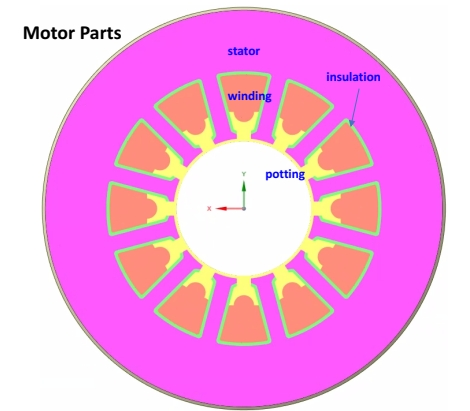
#> input picture motor_screenshot.jpg, 470 x 411 px
$ python test5.py
#> lines starting #> are read from the running program, lines starting #| are printed output that depends on the picture; after the words box and inside, x2 and y2 are one past the last pixel; in counts of white or black regions, pixels touching at a corner belong together
import cv2
import numpy as np
import csv
import matplotlib.pyplot as plt

# Load the image
image_path = 'motor_screenshot.jpg'
image = cv2.imread(image_path)
#> image is the input picture: shape (411, 470, 3); mean B, G, R 228.6, 172.8, 246

# Get image dimensions
height, width = image.shape[:2]
#> height = 411; width = 470

# Calculate the geometric center of the image
origin = np.array([width / 2, height / 2], dtype=np.float64)
#> origin = [235, 205.5]

# Convert the image to HSV color space
hsv = cv2.cvtColor(image, cv2.COLOR_BGR2HSV)
#> hsv: shape (411, 470, 3); mean H, S, V 69, 86.4, 248.6

# Define color ranges for potting (yellow) and winding (orange)
color_ranges = {
    'potting': ((20, 100, 100), (30, 255, 255)),  # Yellow color range
    'winding': ((10, 100, 100), (20, 255, 255))  # Orange color range
}

# Initialize a dictionary to hold distances for each color
distances_mm = {}

# Take user input for the known diameter of the pink area
known_diameter_mm = float(input("Enter the known diameter of the pink area in millimeters: "))
#> the answer given: 100

# Create a mask for the pink area to calculate scale
pink_lower = np.array([140, 100, 100])
pink_upper = np.array([170, 255, 255])
pink_mask = cv2.inRange(hsv, pink_lower, pink_upper)
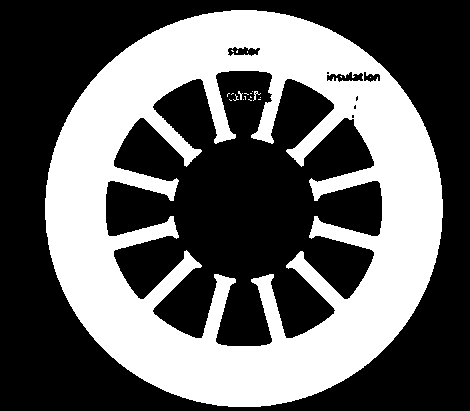
#> pink_mask: shape (411, 470); 39.2% white; 21 white regions (18 under 20 px)
pink_contours, _ = cv2.findContours(pink_mask, cv2.RETR_EXTERNAL, cv2.CHAIN_APPROX_SIMPLE)
#> pink_contours = 1 contour; box (x1, y1, x2, y2) and area: (45, 10, 443, 407) 123450
pink_contour = max(pink_contours, key=cv2.contourArea)
#> pink_contour = contour of 557 points, box (x1, y1, x2, y2) (45, 10, 443, 407), area 123450
x, y, w, h = cv2.boundingRect(pink_contour)
#> x = 45; y = 10; w = 398; h = 397
diameter_pixels = max(w, h)
#> diameter_pixels = 398
scale = known_diameter_mm / diameter_pixels
#> scale = 0.251

# Draw the origin on the image
cv2.circle(image, (int(origin[0]), int(origin[1])), 5, (255, 0, 0), -1)
#> image: shape (411, 470, 3); 0.04% of pixels changed, all inside (x1, y1, x2, y2) = (230, 200, 241, 211)

# Loop over each color range to detect the largest contour of that color
for color_name, (lower, upper) in color_ranges.items():
    mask = cv2.inRange(hsv, lower, upper)
    contours, _ = cv2.findContours(mask, cv2.RETR_EXTERNAL, cv2.CHAIN_APPROX_SIMPLE)

    if contours:
        # Assume the largest contour is the target
        largest_contour = max(contours, key=cv2.contourArea)

        # Find the closest point on the contour to the origin
        min_distance = float('inf')
        closest_point = None
        for point in largest_contour:
            point = point[0]
            distance_to_origin = np.linalg.norm(point - origin)
            if distance_to_origin < min_distance:
                min_distance = distance_to_origin
                closest_point = point

        if closest_point is not None:
            # Calculate the distance in mm
            closest_distance_mm = min_distance * scale
            distances_mm[color_name] = closest_distance_mm

            # Draw the closest point
            cv2.circle(image, tuple(closest_point), 5, (0, 0, 255), -1)
            cv2.putText(image, f"{color_name.capitalize()} D: {closest_distance_mm:.2f}mm", (closest_point[0] - 40, closest_point[1] - 10),
                        cv2.FONT_HERSHEY_SIMPLEX, 0.5, (255, 0, 0), 1)

            # Draw line from origin to the closest point
            cv2.line(image, (int(origin[0]), int(origin[1])), tuple(closest_point), (0, 0, 255), 2)
#> this loop made 2 passes
#> closest_distance_mm on passes 1 to 2: 15.1, 21.35
#> pass 1, `mask = cv2.inRange(hsv, lower, upper)`:
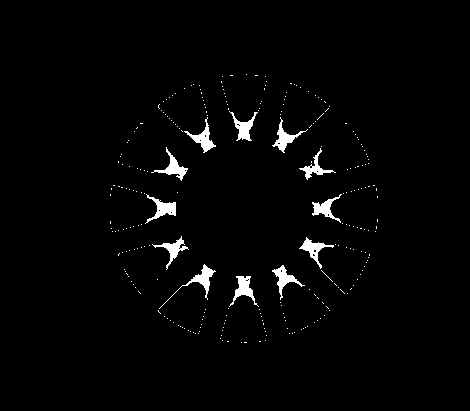
#> mask: shape (411, 470); 2.1% white; 267 white regions (255 under 20 px), largest, box (x1, y1, x2, y2) and area: (159, 264, 216, 309) 327, (145, 194, 176, 224) 322, (229, 276, 259, 307) 320
#> pass 2, `mask = cv2.inRange(hsv, lower, upper)`:
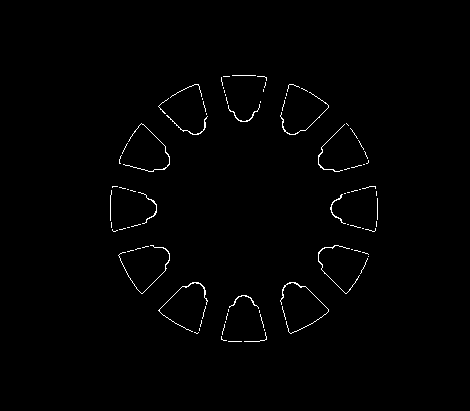
#> mask: shape (411, 470); 0.9% white in thin lines or dots, all inside (x1, y1, x2, y2) = (110, 75, 378, 342)
#> after the loop:
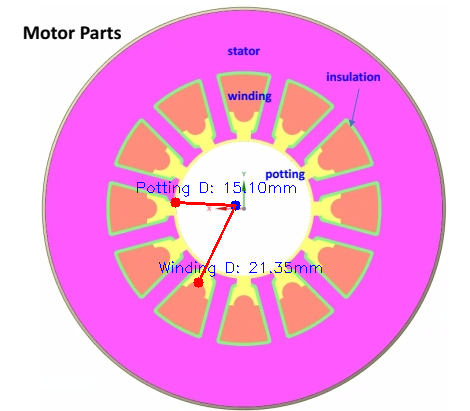
#> image: shape (411, 470, 3); mean B, G, R 228.1, 171.4, 245.2
#> after the loop, distances_mm = {'potting': 15.1, 'winding': 21.35}

# Save the image with annotations
output_image_path = 'motor_screenshot_with_mm_dimensions.jpg'
cv2.imwrite(output_image_path, image)

# Save the distances to a CSV file with the new name
output_csv_path = 'detected_radii_in_mm.csv'
with open(output_csv_path, mode='w', newline='') as file:
    writer = csv.writer(file)
    writer.writerow(["Color", "Distance from Origin (mm)"])
    for color_name, distance_mm in distances_mm.items():
        writer.writerow([color_name.capitalize(), f"{distance_mm:.2f}"])
#> this loop made 2 passes

# Display the image with annotations
plt.imshow(cv2.cvtColor(image, cv2.COLOR_BGR2RGB))
plt.axis('off')
plt.show()

cv2.waitKey(0)
cv2.destroyAllWindows()
